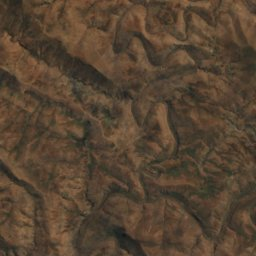
#> input picture assets/s2/lesotho/12_2376_2396.jpg, 256 x 256 px; its folder holds only this picture in this run
$ python s2.py
#> lines starting #> are read from the running program, lines starting #| are printed output that depends on the picture; after the words box and inside, x2 and y2 are one past the last pixel; in counts of white or black regions, pixels touching at a corner belong together; long printed decimals are rounded
"""Blend EOX Sentinel-2 cloudless 2016 (z12) into the detail albedo where available (feathered)."""
import glob, math, os, re
import numpy as np
from PIL import Image
from scipy.ndimage import map_coordinates, distance_transform_edt
HERE = os.path.dirname(os.path.dirname(os.path.abspath(__file__))); A = os.path.join(HERE, 'assets'); SRC = os.path.join(HERE, '..', 'assets', 's2', 'lesotho')
fs = glob.glob(os.path.join(SRC, '12_*.jpg')); xy = [tuple(map(int, re.findall(r'12_(\d+)_(\d+)', f)[0])) for f in fs]
x0, x1 = min(x for x, _ in xy), max(x for x, _ in xy); y0, y1 = min(y for _, y in xy), max(y for _, y in xy)
mos = np.zeros(((y1 - y0 + 1) * 256, (x1 - x0 + 1) * 256, 3), np.float32); have = np.zeros(mos.shape[:2], bool)
for f, (x, y) in zip(fs, xy):
    a = np.asarray(Image.open(f).convert('RGB'), np.float32) / 255; mos[(y - y0) * 256:(y - y0 + 1) * 256, (x - x0) * 256:(x - x0 + 1) * 256] = a
    have[(y - y0) * 256:(y - y0 + 1) * 256, (x - x0) * 256:(x - x0 + 1) * 256] = True
GW, GH = 2320, 2000; lon = 26.8 + (np.arange(GW) + .5) / GW * 2.9; lat = -28.4 - (np.arange(GH) + .5) / GH * 2.5
LO, LA = np.meshgrid(lon, lat); n = 2 ** 12
X = (LO + 180) / 360 * n * 256 - x0 * 256; Y = (1 - np.log(np.tan(np.radians(LA)) + 1 / np.cos(np.radians(LA))) / math.pi) / 2 * n * 256 - y0 * 256
inside = (X >= 0) & (X < mos.shape[1] - 1) & (Y >= 0) & (Y < mos.shape[0] - 1)
s2 = np.dstack([map_coordinates(mos[..., c], [Y, X], order=1, mode='nearest') for c in range(3)])
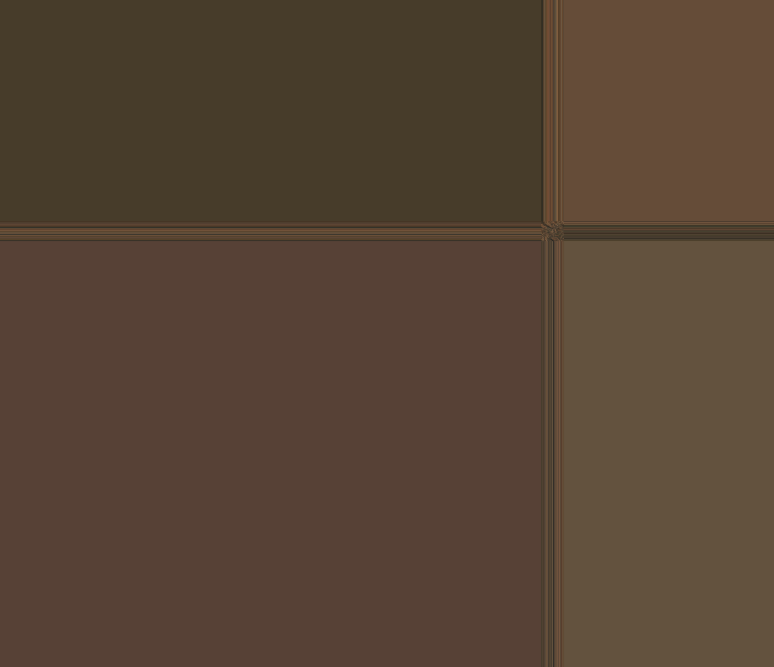
#> s2: shape (2000, 2320, 3) float32 (shown at 1/3 size); mean R, G, B 0.339, 0.266, 0.201
ok = inside & (map_coordinates(have.astype(float), [Y, X], order=0, mode='constant') > .5)
w = np.clip(distance_transform_edt(ok) / 40, 0, 1)[..., None]           # 40-px feather
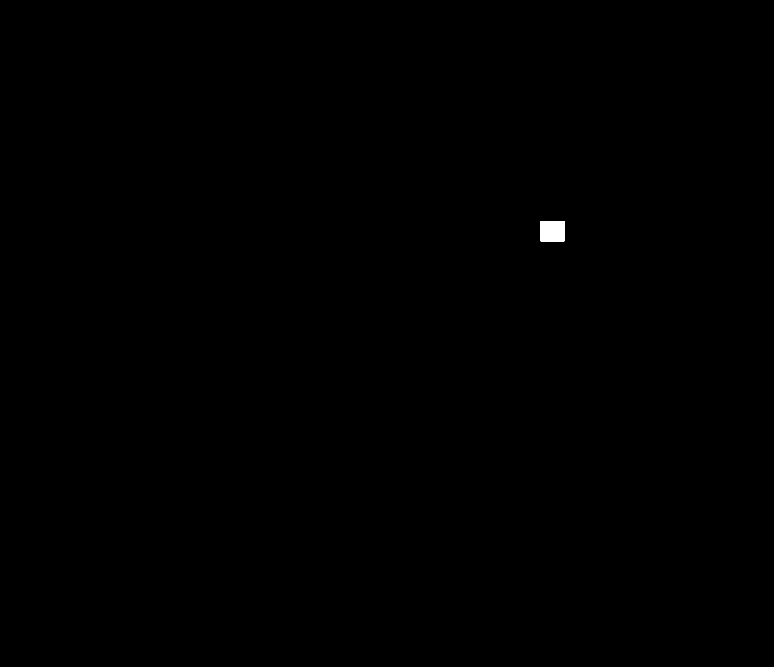
#> ok: shape (2000, 2320) bool (shown at 1/3 size); 0.09% white; 1 white region, box (x1, y1, x2, y2) and area: (1622, 663, 1693, 724) 4331
g = s2.mean(-1, keepdims=True); s2 = np.clip((g + (s2 - g) * 1.05 - .5) * 1.08 + .5, 0, 1) * np.array([1.04, 1., .93])   # match the warm grade
#> after `g = s2.mean(-1, keepdims=True)`:
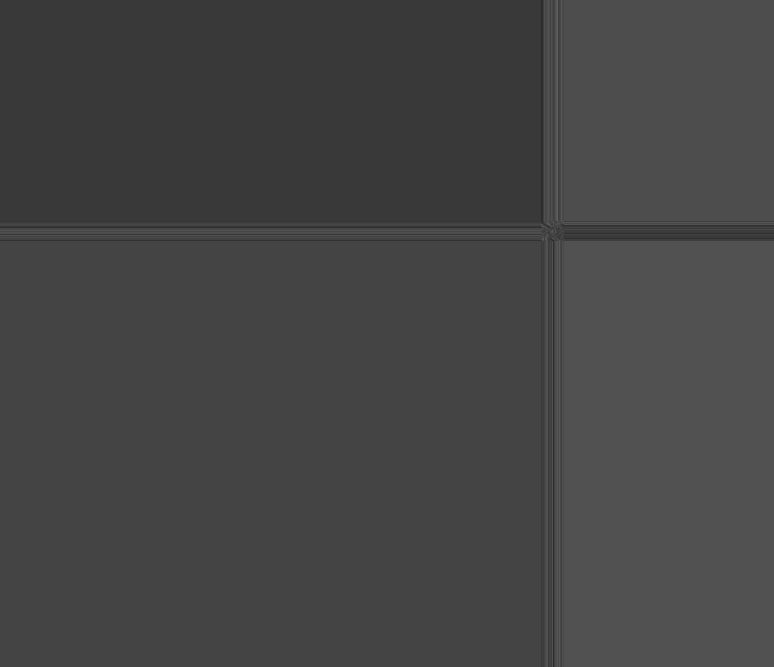
#> g: shape (2000, 2320, 1) float32 (shown at 1/3 size); min 0.0822, max 0.423, mean 0.271
base = np.asarray(Image.open(os.path.join(A, 'albedo_d.jpg')).convert('RGB'), np.float32) / 255
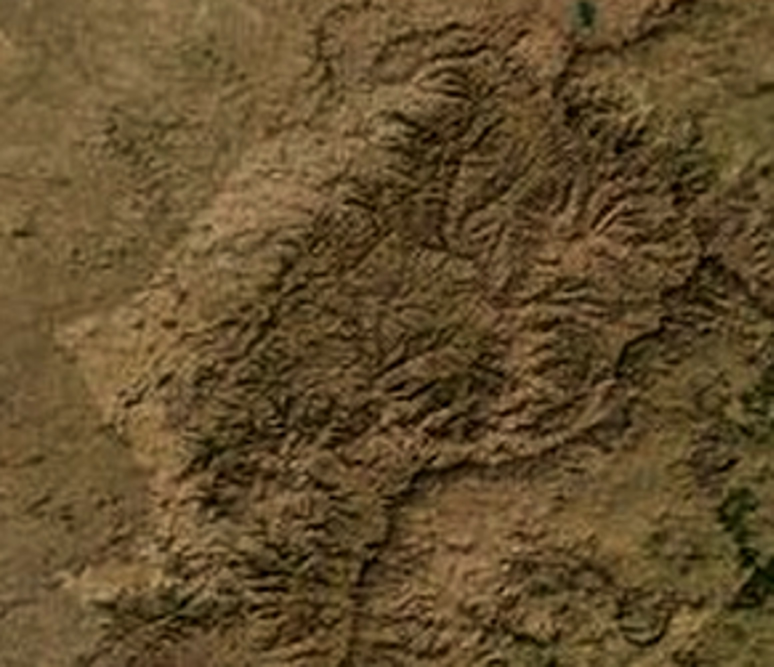
#> input picture lesotho-sky/assets/albedo_d.jpg, 2320 x 2000 px (shown at 1/3 size)
out = base * (1 - w) + s2 * w
Image.fromarray((out * 255).astype(np.uint8)).save(os.path.join(A, 'albedo_d_s2.jpg'), quality=92); print('s2 coverage', ok.mean())
#| s2 coverage 0.0009334
